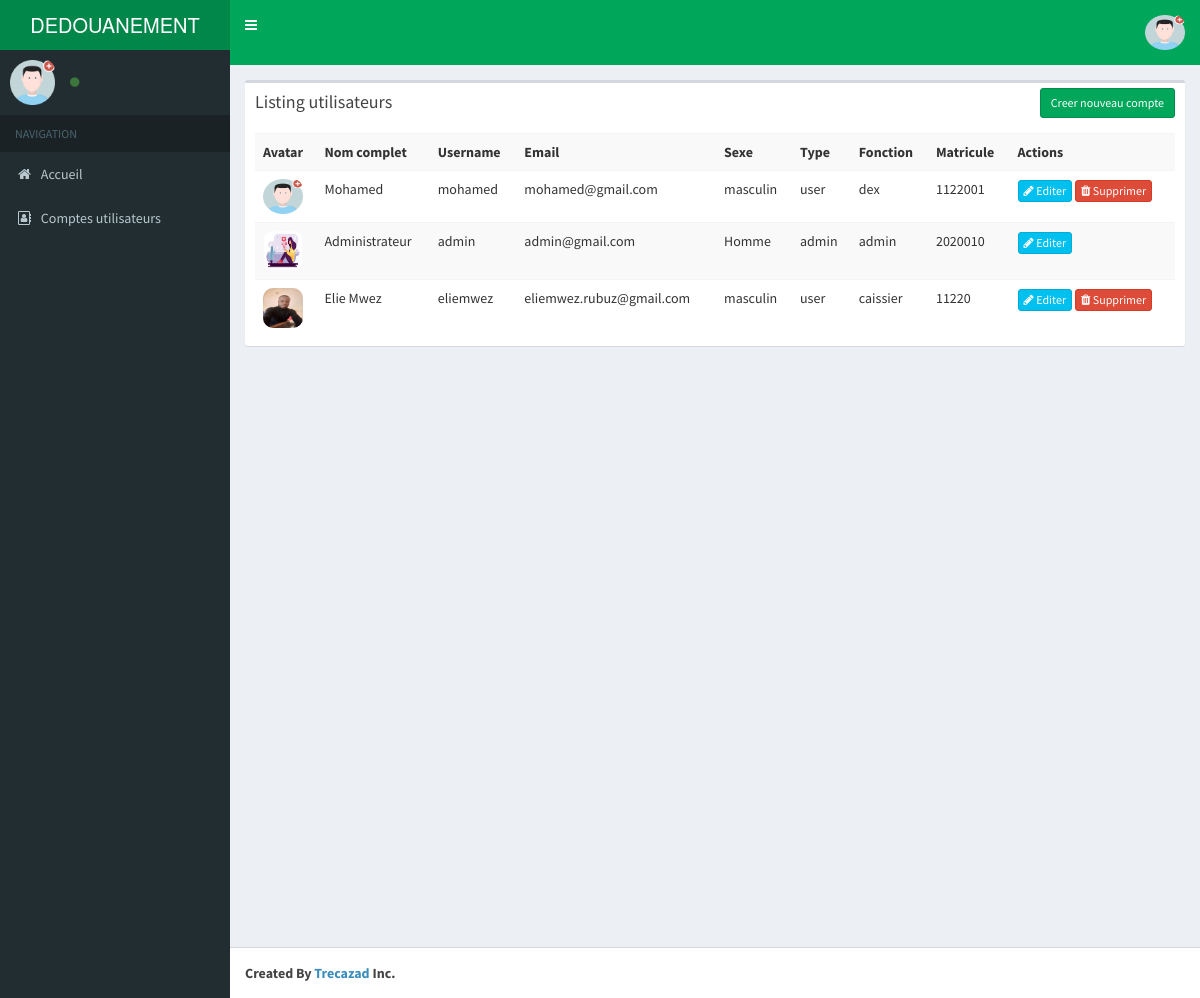
The app's page /index.php/user with its own data.
### tables this page shows
CREATE TABLE `tb_im_users` (
  `id_asset` int(11) NOT NULL,
  `asset_fullname` varchar(75) NOT NULL,
  `asset_username` varchar(50) DEFAULT NULL,
  `asset_password` varchar(60) DEFAULT NULL,
  `asset_email` varchar(50) DEFAULT NULL,
  `asset_sexe` varchar(10) DEFAULT NULL,
  `asset_phone` varchar(50) DEFAULT NULL,
  `asset_type` varchar(20) DEFAULT 'logisticien',
  `date_ajout` timestamp NULL DEFAULT CURRENT_TIMESTAMP,
  `date_connected` timestamp NULL DEFAULT NULL,
  `account_activated` varchar(25) DEFAULT 'active',
  `asset_avatar` varchar(75) DEFAULT NULL,
  `date_update` datetime DEFAULT NULL,
  `asset_fonction` varchar(75) NOT NULL,
  `asset_matricule` varchar(10) NOT NULL
);

### application/controllers/User.php (called while the page is built, shortened)
<?php
class User extends CI_Controller{
    function __construct()
    {
        $this->load->model('User_model');
        $this->load->model('Educazad_model');
    }
    function index()
    {
        $params['limit'] = RECORDS_PER_PAGE;
        $params['offset'] = ($this->input->get('per_page')) ? $this->input->get('per_page') : 0;
        $data['tb_am_users'] = $this->User_model->get_all_tb_am_users($params);
        $data['_view'] = 'user/index';
        $this->load->view('layouts/main',$data);
    }
}

### index.php (called while the page is built, shortened)
<?php
require_once BASEPATH.'core/CodeIgniter.php';

### application/models/User_model.php (called while the page is built, shortened)
<?php
class User_model extends CI_Model
{
    function get_all_tb_am_users_count()
    {
        $this->db->from('tb_im_users');
        return $this->db->count_all_results();
    }
    function get_all_tb_am_users($params = array())
    {
        $this->db->order_by('id_asset', 'desc');
        if(isset($params) && !empty($params))
        {
            $this->db->limit($params['limit'], $params['offset']);
        }
        return $this->db->get('tb_im_users')->result_array();
    }
}

### application/views/user/index.php (the view, shortened to what this page needs)
<div class="row">
    <div class="col-md-12">
        <div class="box">
            <div class="box-header">
                <h3 class="box-title">Listing utilisateurs</h3>
            	<div class="box-tools">
                    <a href="<?php echo site_url('user/add'); ?>" class="btn btn-success btn-sm">Creer nouveau compte</a>
                </div>
            </div>
            <div class="box-body">
                <table class="table table-striped">
                    <tr>
                    	<th>Avatar</th>
						<th>Nom complet</th>
						<th>Username</th>
						<th>Email</th>
						<th>Sexe</th>
						<th>Type</th>
						<th>Fonction</th>
						<th>Matricule</th>
						<th>Actions</th>
                    </tr>
                    <?php foreach($tb_am_users as $t){ ?>
                    <tr>
						<td>
							<?php if (!empty($t['asset_avatar'])) { ?>
                                         <img src="<?php echo base_url() . $t['asset_avatar']; ?>" class="img-circle" alt="User Image"
                                         style="border-radius: 10px!important; height: 40px; width: 40px;"/>
                                 <?php } else { ?>
                                  <img src="<?php echo base_url(); ?>global/img/avatars/avatar.png"
                                        alt="Avatar" class="img-circle" style="border-radius: 10px!important; height: 35px; width: 40px;"/>
                                <?php } ?>
						</td>
						<td><?php echo $t['asset_fullname']; ?></td>
						<td><?php echo $t['asset_username']; ?></td>
						<td><?php echo $t['asset_email']; ?></td>
						<td><?php echo $t['asset_sexe']; ?></td>
						<td><?php echo $t['asset_type']; ?></td>
						<td><?php echo $t['asset_fonction']; ?></td>
						<td><?php echo $t['asset_matricule']; ?></td>
						<td>
                            <a href="<?php echo site_url('user/edit/'.$t['id_asset']); ?>" class="btn btn-info btn-xs"><span class="fa fa-pencil"></span> Editer</a>
                                 <?php if($t['asset_type'] !== "admin"){ ?>
                             <a onclick="return confirm('Voulez-vous vraiment supprimer ce compte')"
                             href="<?php echo site_url('user/remove/'.$t['id_asset']); ?>" class="btn btn-danger btn-xs"><span class="fa fa-trash"></span> Supprimer</a>
                             <?php } ?>
                        </td>
                    </tr>
                    <?php } ?>
                </table>
            </div>
        </div>
    </div>
</div>

### application/views/layouts/main.php (shortened to what this page needs)
<!DOCTYPE html>
<html>
    <head>
        <link rel="stylesheet" href="<?php echo site_url('resources/css/bootstrap.min.css');?>">
        <link rel="stylesheet" href="<?php echo site_url('resources/css/font-awesome.min.css');?>">
        <link rel="stylesheet" href="https://cdnjs.cloudflare.com/ajax/libs/ionicons/2.0.1/css/ionicons.min.css">
        <link rel="stylesheet" href="<?php echo site_url('resources/css/bootstrap-datetimepicker.min.css');?>">
        <link rel="stylesheet" href="<?php echo site_url('resources/css/AdminLTE.min.css');?>">
        <link rel="stylesheet" href="<?php echo site_url('resources/css/_all-skins.min.css');?>">
    </head>
    <body class="hold-transition skin-green sidebar-mini">
        <div class="wrapper">
            <header class="main-header">
                <a href="" class="logo">
                    <span class="logo-lg">DEDOUANEMENT</span>
                </a>
                <nav class="navbar navbar-static-top">
                    <a href="#" class="sidebar-toggle" data-toggle="offcanvas" role="button">
                    </a>
                    <div class="navbar-custom-menu">
                        <ul class="nav navbar-nav">
                            <li class="dropdown user user-menu">
                                <a href="#" class="dropdown-toggle" data-toggle="dropdown">
                                   <?php if (!empty($this->session->avatar)) { ?>
                                         <img src="<?php echo base_url() . trim($this->session->avatar); ?>" class="img-circle" alt="User Image"
                                         style="border-radius: 10px!important; height: 35px; width: 40px;"/>
                                 <?php } else { ?>
                                  <img src="<?php echo base_url(); ?>global/img/avatars/avatar.png"
                                        alt="Avatar" class="img-circle" style="border-radius: 10px!important; height: 35px; width: 40px;"/>
                                <?php } ?>
                                </a>
                            </li>
                        </ul>
                    </div>
                </nav>
            </header>
            <aside class="main-sidebar">
                <section class="sidebar">
                    <div class="user-panel">
                        <div class="pull-left image">
                            <?php if (!empty($this->session->avatar)) { ?>
                             <img src="<?php echo base_url() . trim($this->session->avatar); ?>"
                                alt="Avatar"
                                   style="border-radius: 10px!important; height: 50px; width: 50px;"/>
                                 <?php } else { ?>
                                  <img src="<?php echo base_url(); ?>global/img/avatars/avatar.png"
                                        alt="Avatar" class="img-circle" style="border-radius: 10px!important;"/>
                                <?php } ?>
                        </div>
                        <div class="pull-left info">
                            <a href="<?= base_url('user/account'); ?>" class="text-capitalize"><i class="fa fa-circle text-success"></i> <?= $this->session->fonction; ?></a>
                        </div>
                    </div>
                    <ul class="sidebar-menu">
                        <li class="header">NAVIGATION</li>
                        <li>
                            <a href="<?php echo site_url();?>">
                                <i class="fa fa-home"></i> <span>Accueil</span>
                            </a>
                        </li>
                        <li>
                            <a href="#">
                                <i class="fa fa-address-book-o"></i> <span>Comptes utilisateurs</span>
                            </a>
                        </li>
                    </ul>
                </section>
            </aside>
            <div class="content-wrapper">
                <section class="content">
                    <?php
                    if(isset($_view) && $_view)
                        $this->load->view($_view);
                    ?>
                </section>
            </div>
            <footer class="main-footer">
                <strong>Created By <a href="https://eliemwez.congoagile.com/">Trecazad</a> Inc.</strong>
            </footer>
        </div>
    </body>
</html>

### records on screen
tb_im_users: asset_fullname "Mohamed", asset_username "mohamed", asset_email "mohamed@gmail.com", asset_sexe "masculin", asset_type "user", asset_fonction "dex", asset_matricule "1122001"
tb_im_users: asset_avatar (picture), asset_fullname "Administrateur", asset_username "admin", asset_email "admin@gmail.com", asset_sexe "Homme", asset_type "admin", asset_fonction "admin", asset_matricule "2020010"
tb_im_users: asset_avatar (picture), asset_fullname "Elie Mwez", asset_username "eliemwez", asset_email "eliemwez.rubuz@gmail.com", asset_sexe "masculin", asset_type "user", asset_fonction "caissier", asset_matricule "11220"
